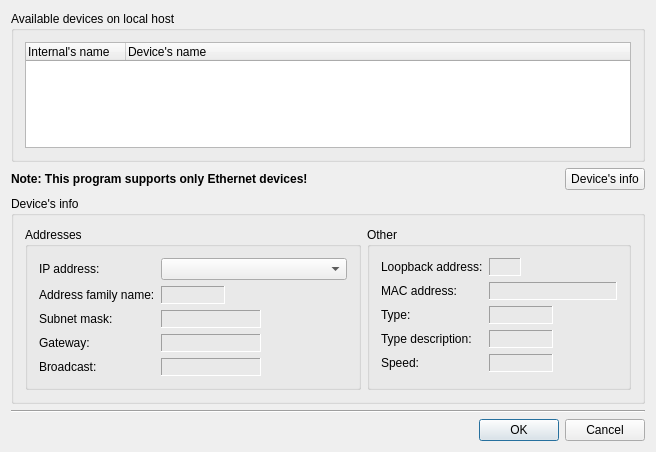
<?xml version="1.0" encoding="UTF-8"?>
<ui version="4.0">
 <class>DevicesDialogClass</class>
 <widget class="QDialog" name="DevicesDialogClass">
  <property name="enabled">
   <bool>true</bool>
  </property>
  <property name="geometry">
   <rect>
    <x>0</x>
    <y>0</y>
    <width>652</width>
    <height>433</height>
   </rect>
  </property>
  <property name="windowTitle">
   <string>Devices</string>
  </property>
  <property name="windowIcon">
   <iconset resource="images.qrc">
    <normaloff>:/images/16_device.png</normaloff>:/images/16_device.png</iconset>
  </property>
  <layout class="QVBoxLayout" name="verticalLayout">
   <property name="sizeConstraint">
    <enum>QLayout::SetFixedSize</enum>
   </property>
   <item>
    <widget class="QGroupBox" name="groupBox">
     <property name="minimumSize">
      <size>
       <width>634</width>
       <height>151</height>
      </size>
     </property>
     <property name="maximumSize">
      <size>
       <width>16777215</width>
       <height>151</height>
      </size>
     </property>
     <property name="title">
      <string>Available devices on local host</string>
     </property>
     <layout class="QHBoxLayout" name="horizontalLayout_3">
      <property name="sizeConstraint">
       <enum>QLayout::SetDefaultConstraint</enum>
      </property>
      <item>
       <widget class="QTreeWidget" name="treeWidgetDevices">
        <property name="frameShape">
         <enum>QFrame::StyledPanel</enum>
        </property>
        <property name="editTriggers">
         <set>QAbstractItemView::DoubleClicked|QAbstractItemView::EditKeyPressed</set>
        </property>
        <property name="showDropIndicator" stdset="0">
         <bool>false</bool>
        </property>
        <property name="selectionMode">
         <enum>QAbstractItemView::SingleSelection</enum>
        </property>
        <property name="selectionBehavior">
         <enum>QAbstractItemView::SelectRows</enum>
        </property>
        <property name="rootIsDecorated">
         <bool>false</bool>
        </property>
        <property name="expandsOnDoubleClick">
         <bool>false</bool>
        </property>
        <column>
         <property name="text">
          <string>Internal's name</string>
         </property>
        </column>
        <column>
         <property name="text">
          <string>Device's name</string>
         </property>
        </column>
       </widget>
      </item>
     </layout>
    </widget>
   </item>
   <item>
    <layout class="QHBoxLayout" name="horizontalLayout">
     <item>
      <widget class="QLabel" name="label_8">
       <property name="sizePolicy">
        <sizepolicy hsizetype="Preferred" vsizetype="Preferred">
         <horstretch>0</horstretch>
         <verstretch>0</verstretch>
        </sizepolicy>
       </property>
       <property name="font">
        <font>
         <weight>75</weight>
         <bold>true</bold>
        </font>
       </property>
       <property name="text">
        <string>Note: This program supports only Ethernet devices!</string>
       </property>
      </widget>
     </item>
     <item>
      <spacer name="horizontalSpacer_5">
       <property name="orientation">
        <enum>Qt::Horizontal</enum>
       </property>
       <property name="sizeHint" stdset="0">
        <size>
         <width>40</width>
         <height>20</height>
        </size>
       </property>
      </spacer>
     </item>
     <item>
      <widget class="QPushButton" name="pushButtonInfo">
       <property name="sizePolicy">
        <sizepolicy hsizetype="Preferred" vsizetype="Preferred">
         <horstretch>0</horstretch>
         <verstretch>0</verstretch>
        </sizepolicy>
       </property>
       <property name="text">
        <string>Device's info</string>
       </property>
       <property name="checkable">
        <bool>true</bool>
       </property>
       <property name="autoDefault">
        <bool>false</bool>
       </property>
      </widget>
     </item>
    </layout>
   </item>
   <item>
    <widget class="QWidget" name="widgetInfo" native="true">
     <property name="enabled">
      <bool>true</bool>
     </property>
     <layout class="QHBoxLayout" name="horizontalLayout_4">
      <property name="margin">
       <number>0</number>
      </property>
      <item>
       <widget class="QGroupBox" name="groupBox_3">
        <property name="enabled">
         <bool>true</bool>
        </property>
        <property name="title">
         <string>Device's info</string>
        </property>
        <layout class="QGridLayout" name="gridLayout_7">
         <item row="0" column="1" rowspan="2">
          <widget class="QGroupBox" name="groupBox_4">
           <property name="sizePolicy">
            <sizepolicy hsizetype="Fixed" vsizetype="Preferred">
             <horstretch>0</horstretch>
             <verstretch>0</verstretch>
            </sizepolicy>
           </property>
           <property name="title">
            <string>Other</string>
           </property>
           <layout class="QFormLayout" name="formLayout">
            <item row="0" column="0">
             <widget class="QLabel" name="label_9">
              <property name="maximumSize">
               <size>
                <width>16777215</width>
                <height>32</height>
               </size>
              </property>
              <property name="text">
               <string>Loopback address:</string>
              </property>
             </widget>
            </item>
            <item row="0" column="1">
             <widget class="QLabel" name="labelLoopback">
              <property name="minimumSize">
               <size>
                <width>0</width>
                <height>18</height>
               </size>
              </property>
              <property name="maximumSize">
               <size>
                <width>32</width>
                <height>16777215</height>
               </size>
              </property>
              <property name="layoutDirection">
               <enum>Qt::LeftToRight</enum>
              </property>
              <property name="autoFillBackground">
               <bool>false</bool>
              </property>
              <property name="frameShape">
               <enum>QFrame::Panel</enum>
              </property>
              <property name="frameShadow">
               <enum>QFrame::Sunken</enum>
              </property>
              <property name="text">
               <string/>
              </property>
              <property name="textFormat">
               <enum>Qt::PlainText</enum>
              </property>
              <property name="scaledContents">
               <bool>false</bool>
              </property>
              <property name="alignment">
               <set>Qt::AlignLeading|Qt::AlignLeft|Qt::AlignVCenter</set>
              </property>
              <property name="wordWrap">
               <bool>false</bool>
              </property>
             </widget>
            </item>
            <item row="1" column="0">
             <widget class="QLabel" name="label_5">
              <property name="text">
               <string>MAC address:</string>
              </property>
             </widget>
            </item>
            <item row="1" column="1">
             <widget class="QLabel" name="labelMac">
              <property name="minimumSize">
               <size>
                <width>128</width>
                <height>18</height>
               </size>
              </property>
              <property name="maximumSize">
               <size>
                <width>128</width>
                <height>16777215</height>
               </size>
              </property>
              <property name="frameShape">
               <enum>QFrame::Panel</enum>
              </property>
              <property name="frameShadow">
               <enum>QFrame::Sunken</enum>
              </property>
              <property name="text">
               <string/>
              </property>
             </widget>
            </item>
            <item row="2" column="0">
             <widget class="QLabel" name="label_6">
              <property name="text">
               <string>Type:</string>
              </property>
             </widget>
            </item>
            <item row="2" column="1">
             <widget class="QLabel" name="labelType">
              <property name="sizePolicy">
               <sizepolicy hsizetype="Preferred" vsizetype="Preferred">
                <horstretch>0</horstretch>
                <verstretch>0</verstretch>
               </sizepolicy>
              </property>
              <property name="minimumSize">
               <size>
                <width>64</width>
                <height>18</height>
               </size>
              </property>
              <property name="maximumSize">
               <size>
                <width>64</width>
                <height>16777215</height>
               </size>
              </property>
              <property name="frameShape">
               <enum>QFrame::Panel</enum>
              </property>
              <property name="frameShadow">
               <enum>QFrame::Sunken</enum>
              </property>
              <property name="text">
               <string/>
              </property>
             </widget>
            </item>
            <item row="3" column="0">
             <widget class="QLabel" name="label_12">
              <property name="text">
               <string>Type description:</string>
              </property>
             </widget>
            </item>
            <item row="3" column="1">
             <widget class="QLabel" name="labelTypeDescription">
              <property name="sizePolicy">
               <sizepolicy hsizetype="Preferred" vsizetype="Preferred">
                <horstretch>0</horstretch>
                <verstretch>0</verstretch>
               </sizepolicy>
              </property>
              <property name="minimumSize">
               <size>
                <width>64</width>
                <height>18</height>
               </size>
              </property>
              <property name="maximumSize">
               <size>
                <width>64</width>
                <height>16777215</height>
               </size>
              </property>
              <property name="frameShape">
               <enum>QFrame::Panel</enum>
              </property>
              <property name="frameShadow">
               <enum>QFrame::Sunken</enum>
              </property>
              <property name="text">
               <string/>
              </property>
             </widget>
            </item>
            <item row="4" column="0">
             <widget class="QLabel" name="label_7">
              <property name="text">
               <string>Speed:</string>
              </property>
             </widget>
            </item>
            <item row="4" column="1">
             <widget class="QLabel" name="labelSpeed">
              <property name="sizePolicy">
               <sizepolicy hsizetype="Preferred" vsizetype="Preferred">
                <horstretch>0</horstretch>
                <verstretch>0</verstretch>
               </sizepolicy>
              </property>
              <property name="minimumSize">
               <size>
                <width>64</width>
                <height>18</height>
               </size>
              </property>
              <property name="maximumSize">
               <size>
                <width>64</width>
                <height>16777215</height>
               </size>
              </property>
              <property name="frameShape">
               <enum>QFrame::Panel</enum>
              </property>
              <property name="frameShadow">
               <enum>QFrame::Sunken</enum>
              </property>
              <property name="text">
               <string/>
              </property>
             </widget>
            </item>
           </layout>
          </widget>
         </item>
         <item row="0" column="0" rowspan="2">
          <widget class="QGroupBox" name="groupBox_2">
           <property name="title">
            <string>Addresses</string>
           </property>
           <property name="flat">
            <bool>false</bool>
           </property>
           <property name="checkable">
            <bool>false</bool>
           </property>
           <layout class="QFormLayout" name="formLayout_2">
            <item row="0" column="0">
             <widget class="QLabel" name="label">
              <property name="sizePolicy">
               <sizepolicy hsizetype="Fixed" vsizetype="Preferred">
                <horstretch>0</horstretch>
                <verstretch>0</verstretch>
               </sizepolicy>
              </property>
              <property name="text">
               <string>IP address:</string>
              </property>
             </widget>
            </item>
            <item row="0" column="1">
             <widget class="QComboBox" name="comboBoxAddresses">
              <property name="enabled">
               <bool>true</bool>
              </property>
             </widget>
            </item>
            <item row="1" column="0">
             <widget class="QLabel" name="label_10">
              <property name="sizePolicy">
               <sizepolicy hsizetype="Fixed" vsizetype="Preferred">
                <horstretch>0</horstretch>
                <verstretch>0</verstretch>
               </sizepolicy>
              </property>
              <property name="text">
               <string>Address family name:</string>
              </property>
             </widget>
            </item>
            <item row="1" column="1">
             <widget class="QLabel" name="labelAddressFamily">
              <property name="sizePolicy">
               <sizepolicy hsizetype="Fixed" vsizetype="Preferred">
                <horstretch>0</horstretch>
                <verstretch>0</verstretch>
               </sizepolicy>
              </property>
              <property name="minimumSize">
               <size>
                <width>64</width>
                <height>18</height>
               </size>
              </property>
              <property name="maximumSize">
               <size>
                <width>64</width>
                <height>16777215</height>
               </size>
              </property>
              <property name="layoutDirection">
               <enum>Qt::LeftToRight</enum>
              </property>
              <property name="autoFillBackground">
               <bool>false</bool>
              </property>
              <property name="frameShape">
               <enum>QFrame::Panel</enum>
              </property>
              <property name="frameShadow">
               <enum>QFrame::Sunken</enum>
              </property>
              <property name="text">
               <string/>
              </property>
              <property name="textFormat">
               <enum>Qt::PlainText</enum>
              </property>
              <property name="scaledContents">
               <bool>false</bool>
              </property>
              <property name="alignment">
               <set>Qt::AlignLeading|Qt::AlignLeft|Qt::AlignVCenter</set>
              </property>
              <property name="wordWrap">
               <bool>false</bool>
              </property>
             </widget>
            </item>
            <item row="2" column="0">
             <widget class="QLabel" name="label_2">
              <property name="text">
               <string>Subnet mask:</string>
              </property>
             </widget>
            </item>
            <item row="2" column="1">
             <widget class="QLabel" name="labelMask">
              <property name="sizePolicy">
               <sizepolicy hsizetype="Fixed" vsizetype="Preferred">
                <horstretch>0</horstretch>
                <verstretch>0</verstretch>
               </sizepolicy>
              </property>
              <property name="minimumSize">
               <size>
                <width>100</width>
                <height>18</height>
               </size>
              </property>
              <property name="maximumSize">
               <size>
                <width>100</width>
                <height>16777215</height>
               </size>
              </property>
              <property name="frameShape">
               <enum>QFrame::Panel</enum>
              </property>
              <property name="frameShadow">
               <enum>QFrame::Sunken</enum>
              </property>
             </widget>
            </item>
            <item row="3" column="0">
             <widget class="QLabel" name="label_3">
              <property name="text">
               <string>Gateway:</string>
              </property>
             </widget>
            </item>
            <item row="3" column="1">
             <widget class="QLabel" name="labelGateway">
              <property name="sizePolicy">
               <sizepolicy hsizetype="Fixed" vsizetype="Preferred">
                <horstretch>0</horstretch>
                <verstretch>0</verstretch>
               </sizepolicy>
              </property>
              <property name="minimumSize">
               <size>
                <width>100</width>
                <height>18</height>
               </size>
              </property>
              <property name="maximumSize">
               <size>
                <width>100</width>
                <height>16777215</height>
               </size>
              </property>
              <property name="frameShape">
               <enum>QFrame::Panel</enum>
              </property>
              <property name="frameShadow">
               <enum>QFrame::Sunken</enum>
              </property>
              <property name="text">
               <string/>
              </property>
             </widget>
            </item>
            <item row="4" column="0">
             <widget class="QLabel" name="label_4">
              <property name="text">
               <string>Broadcast:</string>
              </property>
             </widget>
            </item>
            <item row="4" column="1">
             <widget class="QLabel" name="labelBroadcast">
              <property name="sizePolicy">
               <sizepolicy hsizetype="Fixed" vsizetype="Preferred">
                <horstretch>0</horstretch>
                <verstretch>0</verstretch>
               </sizepolicy>
              </property>
              <property name="minimumSize">
               <size>
                <width>100</width>
                <height>18</height>
               </size>
              </property>
              <property name="maximumSize">
               <size>
                <width>100</width>
                <height>16777215</height>
               </size>
              </property>
              <property name="frameShape">
               <enum>QFrame::Panel</enum>
              </property>
              <property name="frameShadow">
               <enum>QFrame::Sunken</enum>
              </property>
              <property name="text">
               <string/>
              </property>
             </widget>
            </item>
           </layout>
          </widget>
         </item>
        </layout>
       </widget>
      </item>
     </layout>
    </widget>
   </item>
   <item>
    <widget class="Line" name="line">
     <property name="orientation">
      <enum>Qt::Horizontal</enum>
     </property>
    </widget>
   </item>
   <item>
    <layout class="QHBoxLayout" name="horizontalLayout_2">
     <property name="sizeConstraint">
      <enum>QLayout::SetFixedSize</enum>
     </property>
     <item>
      <spacer name="horizontalSpacer_3">
       <property name="orientation">
        <enum>Qt::Horizontal</enum>
       </property>
       <property name="sizeHint" stdset="0">
        <size>
         <width>40</width>
         <height>20</height>
        </size>
       </property>
      </spacer>
     </item>
     <item>
      <widget class="QPushButton" name="pushButtonOK">
       <property name="text">
        <string>OK</string>
       </property>
       <property name="icon">
        <iconset resource="images.qrc">
         <normaloff>:/images/o_ok.png</normaloff>:/images/o_ok.png</iconset>
       </property>
       <property name="autoDefault">
        <bool>false</bool>
       </property>
       <property name="default">
        <bool>true</bool>
       </property>
      </widget>
     </item>
     <item>
      <widget class="QPushButton" name="pushButtonCancel">
       <property name="text">
        <string>Cancel</string>
       </property>
       <property name="icon">
        <iconset resource="images.qrc">
         <normaloff>:/images/o_cancel.png</normaloff>:/images/o_cancel.png</iconset>
       </property>
       <property name="autoDefault">
        <bool>false</bool>
       </property>
       <property name="default">
        <bool>false</bool>
       </property>
      </widget>
     </item>
    </layout>
   </item>
  </layout>
 </widget>
 <layoutdefault spacing="6" margin="11"/>
 <tabstops>
  <tabstop>treeWidgetDevices</tabstop>
  <tabstop>comboBoxAddresses</tabstop>
 </tabstops>
 <resources>
  <include location="images.qrc"/>
 </resources>
 <connections/>
</ui>
